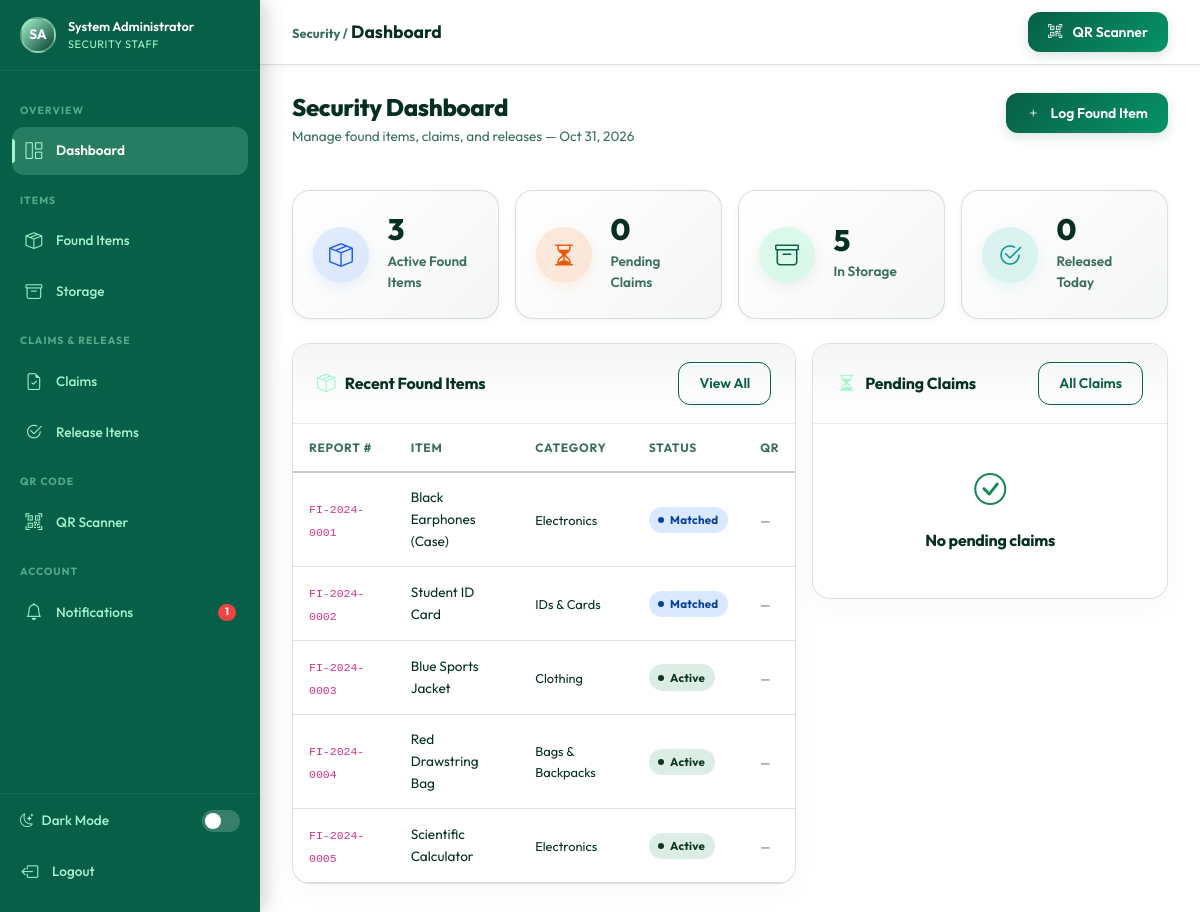
Page /security/dashboard.php (signed in) on the committed database.
### tables this page shows
CREATE TABLE IF NOT EXISTS `users` (
    `id`              INT UNSIGNED    NOT NULL AUTO_INCREMENT,
    `name`            VARCHAR(100)    NOT NULL,
    `email`           VARCHAR(150)    NOT NULL,
    `password`        VARCHAR(255)    NOT NULL,
    `role`            ENUM('admin','student','security') NOT NULL DEFAULT 'student',
    `student_id`      VARCHAR(50)     NULL DEFAULT NULL,
    `phone`           VARCHAR(20)     NULL DEFAULT NULL,
    `profile_photo`   VARCHAR(255)    NULL DEFAULT NULL,
    `status`          ENUM('active','inactive','suspended') NOT NULL DEFAULT 'active',
    `remember_token`  VARCHAR(100)    NULL DEFAULT NULL,
    `last_login`      DATETIME        NULL DEFAULT NULL,
    `created_at`      DATETIME        NOT NULL DEFAULT CURRENT_TIMESTAMP,
    `updated_at`      DATETIME        NOT NULL DEFAULT CURRENT_TIMESTAMP ON UPDATE CURRENT_TIMESTAMP,
    PRIMARY KEY (`id`),
    UNIQUE KEY `uq_email` (`email`),
    KEY `idx_role`   (`role`),
    KEY `idx_status` (`status`)
);

CREATE TABLE IF NOT EXISTS `found_items` (
    `id`               INT UNSIGNED NOT NULL AUTO_INCREMENT,
    `report_number`    VARCHAR(20)  NOT NULL,
    `user_id`          INT UNSIGNED NOT NULL,
    `category_id`      INT UNSIGNED NOT NULL,
    `location_id`      INT UNSIGNED NOT NULL,
    `item_name`        VARCHAR(150) NOT NULL,
    `brand`            VARCHAR(100) NULL DEFAULT NULL,
    `color`            VARCHAR(50)  NULL DEFAULT NULL,
    `description`      TEXT         NULL DEFAULT NULL,
    `date_found`       DATE         NOT NULL,
    `time_found`       TIME         NULL DEFAULT NULL,
    `storage_location` VARCHAR(200) NULL DEFAULT NULL,
    `qr_code_path`     VARCHAR(255) NULL DEFAULT NULL,
    `status`           ENUM('pending','active','matched','claimed','released') NOT NULL DEFAULT 'pending',
    `security_notes`   TEXT         NULL DEFAULT NULL,
    `created_at`       DATETIME     NOT NULL DEFAULT CURRENT_TIMESTAMP,
    `updated_at`       DATETIME     NOT NULL DEFAULT CURRENT_TIMESTAMP ON UPDATE CURRENT_TIMESTAMP,
    PRIMARY KEY (`id`),
    UNIQUE KEY `uq_report_number` (`report_number`),
    KEY `idx_user_id`    (`user_id`),
    KEY `idx_status`     (`status`),
    KEY `idx_date_found` (`date_found`),
    FULLTEXT KEY `ft_found_search` (`item_name`,`brand`,`color`,`description`),
    CONSTRAINT `fk_found_user`     FOREIGN KEY (`user_id`)     REFERENCES `users`(`id`)      ON DELETE CASCADE,
    CONSTRAINT `fk_found_category` FOREIGN KEY (`category_id`) REFERENCES `categories`(`id`) ON DELETE RESTRICT,
    CONSTRAINT `fk_found_location` FOREIGN KEY (`location_id`) REFERENCES `locations`(`id`)  ON DELETE RESTRICT
);

CREATE TABLE IF NOT EXISTS `categories` (
    `id`          INT UNSIGNED NOT NULL AUTO_INCREMENT,
    `name`        VARCHAR(100) NOT NULL,
    `description` TEXT         NULL DEFAULT NULL,
    `icon`        VARCHAR(50)  NOT NULL DEFAULT 'bi-tag',
    `color`       VARCHAR(20)  NOT NULL DEFAULT '#065F46',
    `status`      ENUM('active','inactive') NOT NULL DEFAULT 'active',
    `created_at`  DATETIME     NOT NULL DEFAULT CURRENT_TIMESTAMP,
    PRIMARY KEY (`id`),
    UNIQUE KEY `uq_name` (`name`),
    KEY `idx_status` (`status`)
);

### includes/auth.php (called while the page is built, shortened)
<?php
require_once __DIR__ . '/../config/database.php';
function isLoggedIn(): bool
{
    return isset($_SESSION['user_id']) && isset($_SESSION['role']);
}
function currentUser(): array
{
    static $user = null;
    if ($user === null) {
        $user = db()->fetchOne(
            'SELECT id, name, email, role, student_id, phone, profile_photo, status FROM users WHERE id = ? AND status = "active"',
            [$_SESSION['user_id']]
        );
    }
    return $user;
}
if (!function_exists('userInitials')) {
    function userInitials(string $name): string
    {
        $parts = explode(' ', trim($name));
        $initials = '';
        foreach (array_slice($parts, 0, 2) as $part) {
            $initials .= strtoupper($part[0] ?? '');
        }
        return $initials ?: '?';
    }
}
$user = isLoggedIn() ? currentUser() : [];

### config/database.php (called while the page is built, shortened)
<?php
class Database
{
    private static ?Database $instance = null;
    private PDO $connection;
    private function __construct()
    {
        $dsn = sprintf(
            'mysql:host=%s;port=%s;dbname=%s;charset=%s',
            DB_HOST, DB_PORT, DB_NAME, DB_CHARSET
        );
        $options = [
            PDO::ATTR_ERRMODE            => PDO::ERRMODE_EXCEPTION,
            PDO::ATTR_DEFAULT_FETCH_MODE => PDO::FETCH_ASSOC,
            PDO::ATTR_EMULATE_PREPARES   => false,
            PDO::MYSQL_ATTR_INIT_COMMAND => "SET NAMES utf8mb4 COLLATE utf8mb4_unicode_ci",
        ];
        try {
            $this->connection = new PDO($dsn, DB_USER, DB_PASS, $options);
        } catch (PDOException $e) {
            if (APP_DEBUG) {
                die('<div style="background:#f8d7da;color:#721c24;padding:1rem;font-family:monospace;border-radius:4px;">
                    <strong>Database Connection Failed:</strong><br>' . htmlspecialchars($e->getMessage()) . '
                </div>');
            }
            die('A database error occurred. Please try again later.');
        }
    }
    public static function getInstance(): Database
    {
        if (self::$instance === null) {
            self::$instance = new self();
        }
        return self::$instance;
    }
    public function query(string $sql, array $params = []): PDOStatement
    {
        $stmt = $this->connection->prepare($sql);
        $stmt->execute($params);
        return $stmt;
    }
    public function fetchOne(string $sql, array $params = []): array|false
    {
        return $this->query($sql, $params)->fetch();
    }
    public function fetchAll(string $sql, array $params = []): array
    {
        return $this->query($sql, $params)->fetchAll();
    }
}
function db(): Database
{
    return Database::getInstance();
}

### includes/notifications.php (called while the page is built, shortened)
<?php
require_once __DIR__ . '/../config/database.php';
function unreadCount(int $userId): int
{
    $row = db()->fetchOne(
        'SELECT COUNT(*) AS cnt FROM notifications WHERE user_id = ? AND is_read = 0',
        [$userId]
    );
    return (int)($row['cnt'] ?? 0);
}

### security/dashboard.php (the view, shortened to what this page needs)
<?php
$activePage = 'dashboard';
require_once __DIR__ . '/../config/database.php';
require_once __DIR__ . '/../includes/auth.php';
require_once __DIR__ . '/../includes/functions.php';
require_once __DIR__ . '/../includes/notifications.php';
$stats = [
    'active_found'    => db()->fetchOne('SELECT COUNT(*) AS c FROM found_items WHERE status="active"')['c']   ?? 0,
    'pending_claims'  => db()->fetchOne('SELECT COUNT(*) AS c FROM claims WHERE status="pending"')['c']       ?? 0,
    'released_today'  => db()->fetchOne('SELECT COUNT(*) AS c FROM releases WHERE DATE(release_date)=CURDATE()')['c'] ?? 0,
    'total_in_storage'=> db()->fetchOne('SELECT COUNT(*) AS c FROM found_items WHERE status IN ("active","matched","claimed")')['c'] ?? 0,
];
$recentFound = db()->fetchAll(
    'SELECT fi.*, c.name AS cat FROM found_items fi LEFT JOIN categories c ON fi.category_id=c.id WHERE fi.status != "released" ORDER BY fi.created_at DESC LIMIT 8'
);
include __DIR__ . '/../includes/header.php';
include __DIR__ . '/../includes/sidebar_security.php';
?>
<div class="main-content">
  <div class="topbar">
    <div class="topbar-title"><span class="text-muted-sm">Security /</span> Dashboard</div>
    <div class="topbar-actions">
      <a href="<?= BASE_URL ?>/security/qr_scanner.php" class="btn btn-primary btn-sm">
        <i class="bi bi-qr-code-scan me-1"></i> QR Scanner
      </a>
    </div>
  </div>
  <div class="content-area">
    <div class="page-header">
      <div>
        <h1 class="page-title">Security Dashboard</h1>
        <p class="page-subtitle">Manage found items, claims, and releases — <?= date('M j, Y') ?></p>
      </div>
      <a href="<?= BASE_URL ?>/security/found_items.php?action=new" class="btn btn-primary btn-sm">
        <i class="bi bi-plus me-1"></i> Log Found Item
      </a>
    </div>
    <div class="row g-3 mb-4">
      <?php
      $kpis = [
        ['bi-box-seam','Active Found Items',$stats['active_found'],'blue',BASE_URL.'/security/found_items.php'],
        ['bi-hourglass-split','Pending Claims',$stats['pending_claims'],'orange',BASE_URL.'/security/claims.php?status=pending'],
        ['bi-archive','In Storage',$stats['total_in_storage'],'green',BASE_URL.'/security/storage.php'],
        ['bi-check2-circle','Released Today',$stats['released_today'],'teal',BASE_URL.'/security/release.php'],
      ];
      foreach ($kpis as [$ic,$lb,$vl,$cl,$hr]):
      ?>
      <div class="col-6 col-md-3 d-flex">
        <a href="<?= $hr ?>" class="stat-card <?= $cl ?> text-decoration-none w-100">
          <div class="stat-icon <?= $cl ?>"><i class="bi <?= $ic ?>"></i></div>
          <div class="stat-info">
            <div class="stat-value"><?= number_format((int)$vl) ?></div>
            <div class="stat-label"><?= $lb ?></div>
          </div>
        </a>
      </div>
      <?php endforeach; ?>
    </div>
    <div class="row g-3">
      <div class="col-lg-7">
        <div class="card">
          <div class="card-header">
            <span class="card-title"><i class="bi bi-box-seam"></i> Recent Found Items</span>
            <a href="<?= BASE_URL ?>/security/found_items.php" class="btn btn-sm btn-outline-primary">View All</a>
          </div>
          <div class="card-body p-0">
            <div class="table-responsive">
              <table class="table table-hover mb-0">
                <thead><tr><th>Report #</th><th>Item</th><th>Category</th><th>Status</th><th>QR</th></tr></thead>
                <tbody>
                  <?php foreach ($recentFound as $fi): ?>
                  <tr>
                    <td><code style="font-size:.72rem;"><?= e($fi['report_number']) ?></code></td>
                    <td class="fw-600" style="font-size:.85rem;"><?= e($fi['item_name']) ?></td>
                    <td style="font-size:.8rem;"><?= e($fi['cat']) ?></td>
                    <td><?= statusBadge($fi['status']) ?></td>
                    <td>
                      <?php if ($fi['qr_code_path']): ?>
                      <i class="bi bi-qr-code text-primary"></i>
                      <?php else: ?>
                      <span class="text-muted" style="font-size:.75rem;">—</span>
                      <?php endif; ?>
                    </td>
                  </tr>
                  <?php endforeach; ?>
                </tbody>
              </table>
            </div>
          </div>
        </div>
      </div>
      <div class="col-lg-5">
        <div class="card">
          <div class="card-header">
            <span class="card-title"><i class="bi bi-hourglass-split"></i> Pending Claims</span>
            <a href="<?= BASE_URL ?>/security/claims.php" class="btn btn-sm btn-outline-primary">All Claims</a>
          </div>
          <?php if (empty($pendingClaims)): ?>
          <div class="card-body"><div class="empty-state py-3"><i class="bi bi-check-circle text-success" style="font-size:2rem;"></i><h5>No pending claims</h5></div></div>
          <?php endif; ?>
        </div>
      </div>
    </div>
  </div>
</div>
<?php include __DIR__ . '/../includes/footer.php'; ?>

### includes/sidebar_security.php (shortened to what this page needs)
<?php
require_once __DIR__ . '/../includes/auth.php';
require_once __DIR__ . '/../includes/functions.php';
require_once __DIR__ . '/../includes/notifications.php';
$u = currentUser();
$nc = unreadCount($u['id']);
$activePage = $activePage ?? '';
function secNavLink(string $href, string $icon, string $label, string $page, string $active, int $badge = 0): string {
    $cls = $page === $active ? ' active' : '';
    $b   = $badge > 0 ? "<span class='nav-badge'>{$badge}</span>" : '';
    return "<li class='nav-item'>
              <a href='{$href}' class='nav-link-sidebar{$cls}'>
                <i class='bi {$icon}'></i> {$label} {$b}
              </a>
            </li>";
}
$pendingClaims = db()->fetchOne('SELECT COUNT(*) AS c FROM claims WHERE status="pending"')['c'] ?? 0;
?>
<nav class="sidebar" id="sidebar">
  <div class="sidebar-user">
    <div class="sidebar-avatar"><?= userInitials($u['name']) ?></div>
    <div>
      <div class="sidebar-user-name"><?= e($u['name']) ?></div>
      <div class="sidebar-user-role">Security Staff</div>
    </div>
  </div>
  <ul class="sidebar-nav list-unstyled">
    <span class="nav-section-label">Overview</span>
    <?= secNavLink(BASE_URL.'/security/dashboard.php',    'bi-grid-1x2',           'Dashboard',    'dashboard', $activePage) ?>
    <span class="nav-section-label">Items</span>
    <?= secNavLink(BASE_URL.'/security/found_items.php',  'bi-box-seam',           'Found Items',  'found',     $activePage) ?>
    <?= secNavLink(BASE_URL.'/security/storage.php',      'bi-archive',            'Storage',      'storage',   $activePage) ?>
    <span class="nav-section-label">Claims & Release</span>
    <?= secNavLink(BASE_URL.'/security/claims.php',       'bi-file-earmark-check', 'Claims',       'claims',    $activePage, (int)$pendingClaims) ?>
    <?= secNavLink(BASE_URL.'/security/release.php',      'bi-check2-circle',      'Release Items','release',   $activePage) ?>
    <span class="nav-section-label">QR Code</span>
    <?= secNavLink(BASE_URL.'/security/qr_scanner.php',   'bi-qr-code-scan',       'QR Scanner',   'qr',        $activePage) ?>
    <span class="nav-section-label">Account</span>
    <?= secNavLink(BASE_URL.'/student/notifications.php',  'bi-bell',              'Notifications','notifications',$activePage,$nc) ?>
  </ul>
  <div class="sidebar-footer">
    <div class="d-flex align-items-center justify-content-between px-2 mb-3">
      <span style="font-size: 0.85rem; color: var(--sidebar-text); font-weight: 500;">
        <i class="bi bi-moon-stars me-2"></i>Dark Mode
      </span>
      <button class="dark-toggle <?= $isDark ? 'active' : '' ?>" id="darkToggle" aria-label="Toggle dark mode"></button>
    </div>
    <a href="<?= BASE_URL ?>/logout.php" class="nav-link-sidebar px-2">
      <i class="bi bi-box-arrow-left"></i> Logout
    </a>
  </div>
</nav>

### includes/functions.php (shortened to what this page needs)
<?php
require_once __DIR__ . '/../config/database.php';
function e(mixed $val): string
{
    return htmlspecialchars((string)($val ?? ''), ENT_QUOTES | ENT_HTML5, 'UTF-8');
}
function statusBadge(string $status): string
{
    $labels = [
        'pending'   => 'Pending',
        'active'    => 'Active',
        'matched'   => 'Matched',
        'claimed'   => 'Claimed',
        'closed'    => 'Closed',
        'approved'  => 'Approved',
        'rejected'  => 'Rejected',
        'released'  => 'Released',
        'confirmed' => 'Confirmed',
        'inactive'  => 'Inactive',
        'suspended' => 'Suspended',
    ];
    $label = $labels[$status] ?? ucfirst($status);
    return "<span class='badge-status badge-{$status}'>" . e($label) . "</span>";
}

### rows in the picture
users: name "SA", name "System Administrator"
found_items: report_number "FI-2024-0001", item_name "Black Earphones (Case)", category.name "Electronics", status "Matched"
found_items: report_number "FI-2024-0002", item_name "Student ID Card", category.name "IDs & Cards", status "Matched"
found_items: report_number "FI-2024-0003", item_name "Blue Sports Jacket", category.name "Clothing", status "Active"
found_items: report_number "FI-2024-0004", item_name "Red Drawstring Bag", category.name "Bags & Backpacks", status "Active"
found_items: report_number "FI-2024-0005", item_name "Scientific Calculator", category.name "Electronics", status "Active"

### other values in the picture
$label "Dashboard Found Items Storage Claims Release Items QR Scanner Notifications"
$badge "1"
$vl "3"
$lb "Active Found Items"
$vl "0"
$lb "Pending Claims"
$vl "5"
$lb "In Storage"
$lb "Released Today"
